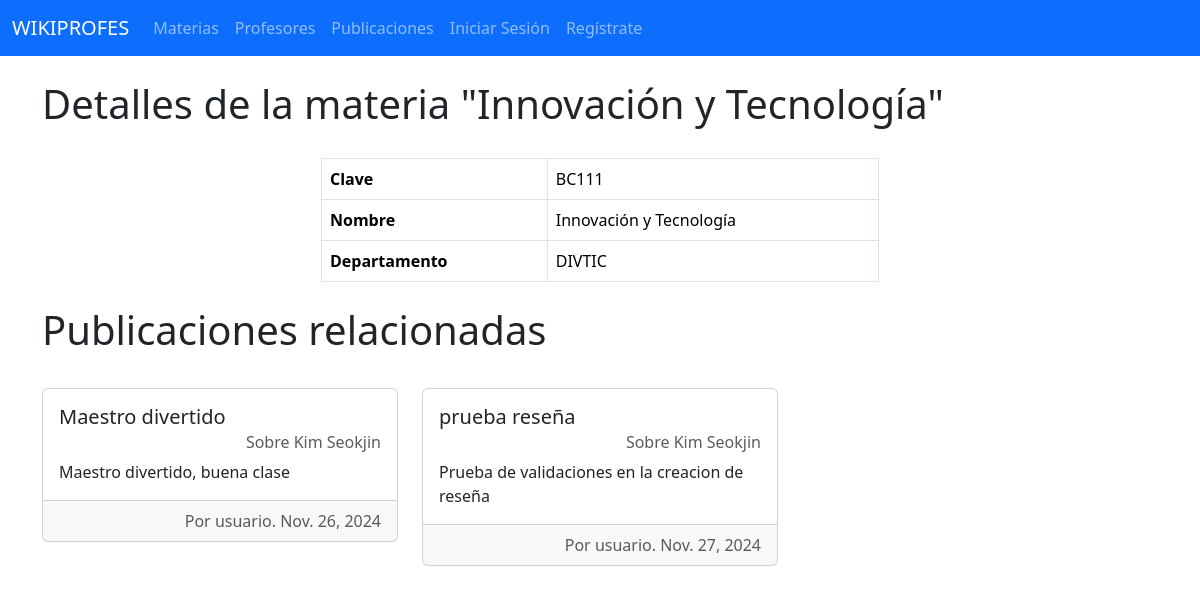
/materia/2, run on the app's committed database.
### materia/models.py (models this page shows, shortened)
class Materia(models.Model):
    clave = models.CharField(max_length=10)
    nombre = models.CharField(max_length=80)
    departamento = models.CharField(max_length=50)
    profesores = models.ManyToManyField(Profesor, through='publicacion.Publicacion')
    usuarios = models.ManyToManyField(User, through='publicacion.Publicacion')

### publicacion/models.py (models this page shows, shortened)
class Publicacion(models.Model):
    materia = models.ForeignKey(Materia, on_delete=models.CASCADE)
    profesor = models.ForeignKey(Profesor, on_delete=models.CASCADE)
    usuario = models.ForeignKey(User, on_delete=models.CASCADE)
    titulo = models.CharField(max_length=80)
    fecha = models.DateField()
    comentario = models.TextField(max_length=200)
    dominio = models.IntegerField()
    puntualidad = models.IntegerField()
    asistencia = models.IntegerField()
    dificultad = models.IntegerField()
    seguimiento = models.IntegerField()

### profesor/models.py (models this page shows)
class Profesor(models.Model):
    nombre = models.CharField(max_length=80)
    usuarios = models.ManyToManyField(User, through='publicacion.Publicacion')
    def __str__(self):
        return f"{self.nombre}"

### publicacion/views.py (the view)
# urls.py: path("materia/<int:materia_id>",views.MateriaView.as_view(), name="materia"),
class MateriaView(generic.ListView):
    model = Materia
    template_name = "publicacion/materia.html"
    context_object_name = "materia_list"
    def get_queryset(self):
        return Materia.objects.filter(id=self.kwargs["materia_id"])
    def get_context_data(self, **kwargs):
        context = super().get_context_data(**kwargs)
        context['publicacion_list'] = Publicacion.objects.filter(materia_id=self.kwargs["materia_id"])
        return context

### templates/publicacion/materia.html (shortened to what this page needs)
{% extends "base.html" %}
{% block content %}
  <div class="container mt-4">
    <h1>Detalles de la materia "{{materia_list.0.nombre}}"</h1>
    <table class="table table-bordered" style="width: 50%; margin: auto; margin-top: 30px;">
        <tbody>
          <tr>
            <th scope="row">Clave</th>
            <td>{{materia_list.0.clave}}</td>
          </tr>
          <tr>
            <th scope="row">Nombre</th>
            <td>{{materia_list.0.nombre}}</td>
          </tr>
          <tr>
            <th scope="row">Departamento</th>
            <td>{{materia_list.0.departamento}}</td>
          </tr>
        </tbody>
      </table>
  </div>
  <div class="container mt-4">
    <h1>Publicaciones relacionadas</h1>
      <div class="row row-cols-1 row-cols-md-3 g-4" style="margin-top: 10px;">
        {% for publicacion in publicacion_list %}
        <section>
            <div class="col">
                <div class="card mb-3">
                    <div class="card-body">
                      <h5 class="card-title">{{publicacion.titulo}}</h5>
                      <h6 class="card-subtitle mb-2 text-body-secondary text-end">Sobre {{publicacion.profesor}}</h6>
                      <p class="card-text">{{publicacion.comentario}}</p>
                    </div>
                    <div class="card-footer text-body-secondary text-end">
                        Por {{publicacion.usuario}}. {{publicacion.fecha}}
                    </div>
                </div>
            </div>
        </section>
        {% endfor %}
      </div>
  </div>
{% endblock content %}

### data on the page
Materia: nombre "Innovación y Tecnología", clave "BC111", departamento "DIVTIC"
Publicacion: titulo "Maestro divertido", profesor "Kim Seokjin", comentario "Maestro divertido, buena clase", usuario "usuario", fecha "Nov. 26, 2024"
Publicacion: titulo "prueba reseña", profesor "Kim Seokjin", comentario "Prueba de validaciones en la creacion de reseña", usuario "usuario", fecha "Nov. 27, 2024"
